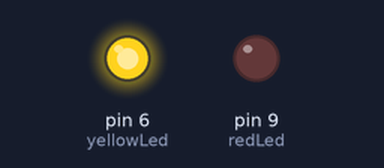
A sketch run on a simulated Arduino Uno, built with avr-gcc and run on an emulated ATmega328P. Shown: output pins drawn as LEDs (lit = HIGH).

Above: at 0.5 s.
At 10.5 s:
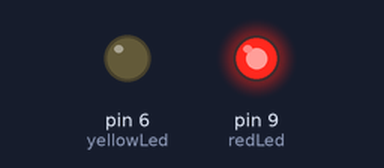
At 19.5 s:
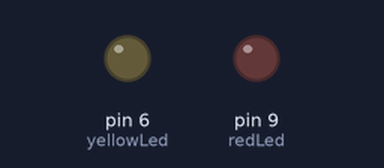
Timing chart, 0 to 20.8 s (numbered marks = the images above):
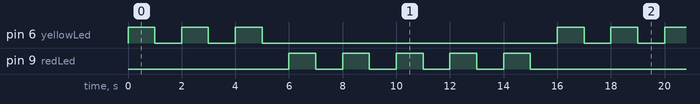

The sketch:

SequentialLedBlink.ino
```cpp
int yellowLed = 6;
int redLed = 9;
int delayTime = 1000;
int YELLOWLEDBlink = 3;
int REDLEDBlink = 5;
int j;

void setup() {
  // put your setup code here, to run once:
  pinMode(yellowLed, OUTPUT);
  pinMode(redLed, OUTPUT);
  Serial.begin(9600);
}

void loop() {
  // put your main code here, to run repeatedly:
  for (j = 1; j <= YELLOWLEDBlink; j++) {
    digitalWrite(yellowLed, HIGH);
    delay(delayTime);
    digitalWrite(yellowLed, LOW);
    delay(delayTime);
  }

  for (j = 1; j <= REDLEDBlink; j++) {
    digitalWrite(redLed, HIGH);
    delay(delayTime);
    digitalWrite(redLed, LOW);
    delay(delayTime);
  }
}
```

Measured:
- by itself, pin 6 (yellowLed): repeats every 16.0 s: 2 × (LOW 1.0 s, HIGH 1.0 s), LOW 11.0 s, HIGH 1.0 s
- by itself, pin 9 (redLed): repeats every 16.0 s: 4 × (LOW 1.0 s, HIGH 1.0 s), LOW 7.0 s, HIGH 1.0 s
- by itself, everything shown: repeats every 16.0 s, in 16 steps
